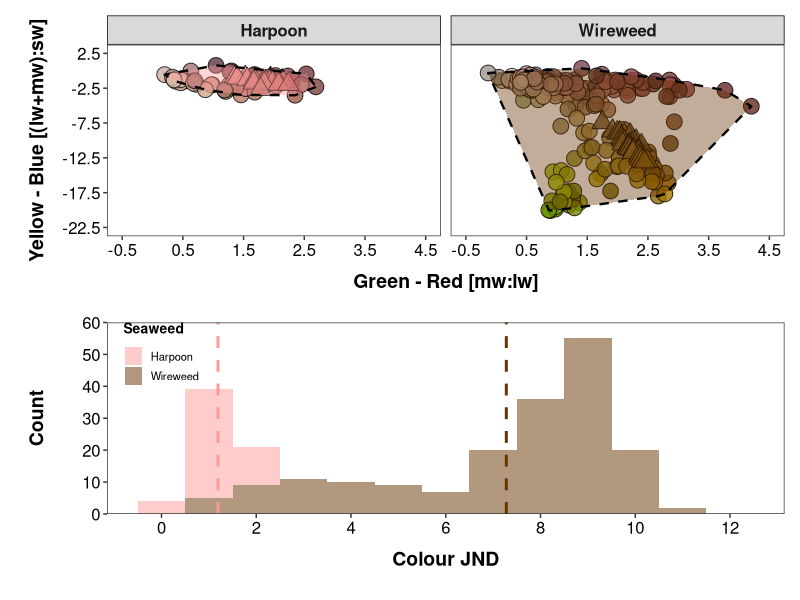

Write R code to recreate this figure.
# Loading the packages ---------------------------------------------------------

library(tidyverse)
library(readxl)
library(lme4)
library(lmerTest)
library(emmeans)
library(rstatix)
library(colorspace)
library(munsell)
library(ggfortify)
library(patchwork)

# Importing data ---------------------------------------------------------------

background_matching_data <-
  read_excel("background_matching_dataset.xlsx",
    sheet = 1,
    range = "A1:Q295")  |> 
  mutate(
    seaweed = factor(seaweed),
    type = factor(type))

## extracting LAB values to fill the points

LABdata_prawns <-
  with(background_matching_data[, c(15:17)], LAB(L, A, B))

## creating the data for the hull polygons around prawn data for each seaweed

hull_data_prawns <-
  background_matching_data |>
  filter(type == "prawn") |> 
  group_by(seaweed)  |> 
  slice(chull(rnl_x_mean, rnl_y_mean))

# Creating the plot of prawn colour diversity ----------------------------------

# Figure 2 (top plot)– Background colour matching of chameleon prawns (Hippolyte varians) against non-native seaweed host species. Colour variation of prawns sampled from pink harpoon weed Asparagopsis armata and brown wireweed Sargassum muticum in the receptor noise-limited (RNL).

seaweed_labs <- c("Harpoon", "Wireweed")
names(seaweed_labs) <- c("hw", "sm")

graph_colour_space_a <-
  ggplot() +
  geom_point(
    data = background_matching_data  |> 
           filter(type == "prawn"),
           aes(x = rnl_x_mean, y = rnl_y_mean),
           fill = hex(LABdata_prawns[c(1:184, 215:264), ], fix = TRUE),
           shape = 21, alpha = 0.8, size = 5) +
  geom_point(
    data = background_matching_data  |> 
           filter(type == "seaweed"),
           aes(x = rnl_x_mean, y = rnl_y_mean),
           fill = hex(LABdata_prawns[c(185:214, 265:294), ], fix = TRUE),
           shape = 24, alpha = 0.8, size = 5) +
  geom_polygon(
    data = hull_data_prawns,
    aes(x = rnl_x_mean, y = rnl_y_mean,
        fill = seaweed),
    alpha = 0.4, colour = "black", linetype = "dashed", linewidth = 0.8,
    show.legend = FALSE) +
  facet_grid(~ seaweed,
             labeller = labeller(seaweed = seaweed_labs)) 
  
graph_colour_space_b <-
  graph_colour_space_a +
  scale_x_continuous(
    name = "Green - Red [mw:lw]",
    breaks = seq(-0.5, 4.5, by = 1),
    labels = seq(-0.5, 4.5, by = 1),
    limits = c(-0.5, 4.5)) +
  scale_y_continuous(
    name = "Yellow - Blue [(lw+mw):sw]",
    breaks = seq(-22.5, 2.5, by = 5),
    labels = seq(-22.5, 2.5, by = 5),
    limits = c(-22.5, 2.5)) +
  scale_fill_manual(values=c("#FF9999", "#663300"))
  
graph_colour_space_c <-
  graph_colour_space_b +
  theme_bw() +
  theme(
    plot.margin = margin(0.2, 0.2, 0.2, 0.2, "cm"),
    axis.text.x = element_text(colour = "black", size = 12, hjust = 0.5),
    axis.text.y = element_text(colour = "black", size = 12),
    axis.title.x = element_text(
                   face = "bold", colour = "black",
                   size = 14, margin = margin(
                              t = 10, r = 20, b = 10, l = 20)),
    axis.title.y = element_text(
                   face = "bold", colour = "black",
                   size = 14, margin = margin(
                              t = 10, r = 10, b = 10, l = 10)),
    panel.grid.major = element_blank(),
    panel.grid.minor = element_blank(),
    strip.text.x = element_text(size = 12, face = "bold"),
    strip.background = element_rect(colour = "black", linewidth = 0.5),
    panel.spacing = unit(0.25, "cm"))

# Looking at prawn luminance between seaweeds ----------------------------------

background_matching_data  |> 
  filter(type == "prawn") |> 
  group_by(seaweed) |> 
  summarise(mean_luminance = mean(lum_mean),
            sd_luminance = sd(lum_mean))

var.test(log(lum_mean) ~ seaweed, 
         data = background_matching_data  |> 
         filter(type == "prawn"))

t.test(log(lum_mean) ~ seaweed, 
       data = background_matching_data  |> 
              filter(type == "prawn"),
       var.equal = TRUE)

# Calculating prawn JNDs against invasive seaweeds -----------------------------

# creating separate tables for prawns and seaweeds 

sargassum_data <-
  background_matching_data  |> 
  filter(seaweed == "sm", type == "seaweed")

prawn_sargassum_data <-
  background_matching_data |> 
  filter(seaweed == "sm", type == "prawn")

harpoon_data <-
  background_matching_data  |> 
  filter(seaweed == "hw", type == "seaweed")

prawn_harpoon_data <-
  background_matching_data  |> 
  filter(seaweed == "hw", type == "prawn")

# calculating the contrasts between each prawn and 30 algal fronds, and finally getting the mean

## Colour JNDs -----------------------------------------------------------------

### Sargassum ------------------------------------------------------------------

jnd_total_sargassum_colour <- rep(NA, dim(prawn_sargassum_data)[1])

for (i in 1:dim(prawn_sargassum_data)[1])
{
  jnd_individual_sargassum_colour <- rep(NA, dim(sargassum_data)[1])
  for (j in 1:dim(sargassum_data)[1])
  {
    jnd_individual_sargassum_colour[j] <-
      sqrt(((prawn_sargassum_data$rnl_x_mean[i] - 
             sargassum_data$rnl_x_mean[j])^2) +
          ((prawn_sargassum_data$rnl_y_mean[i] - 
            sargassum_data$rnl_y_mean[j])^2))
  }
  jnd_total_sargassum_colour[i] <- mean(jnd_individual_sargassum_colour)
}

### Harpoon --------------------------------------------------------------------

jnd_total_harpoon_colour <- rep(NA, dim(prawn_harpoon_data)[1])

for (i in 1:dim(prawn_harpoon_data)[1])
{
  jnd_individual_harpoon_colour <- rep(NA, dim(harpoon_data)[1])
  for (j in 1:dim(harpoon_data)[1])
  {
    jnd_individual_harpoon_colour[j] <-
      sqrt(((prawn_harpoon_data$rnl_x_mean[i] - 
             harpoon_data$rnl_x_mean[j])^2) +
           ((prawn_harpoon_data$rnl_y_mean[i] - 
             harpoon_data$rnl_y_mean[j])^2))
  }
  jnd_total_harpoon_colour[i] <- mean(jnd_individual_harpoon_colour)
}

## Luminance JNDs --------------------------------------------------------------

### Sargassum ------------------------------------------------------------------

jnd_total_sargassum_luminance <- rep(NA, dim(prawn_sargassum_data)[1])

for (i in 1:dim(prawn_sargassum_data)[1])
{
  jnd_individual_sargassum_luminance <- rep(NA, dim(sargassum_data)[1])
  for (j in 1:dim(sargassum_data)[1])
  {
    jnd_individual_sargassum_luminance[j] <-
      abs(log((prawn_sargassum_data |> 
               select(lum_mean) |> 
               pull() |> 
               nth(i) /
               sargassum_data$lum_mean[j]))/0.05)
  }
  jnd_total_sargassum_luminance[i] <- mean(jnd_individual_sargassum_luminance)
}

### Harpoon --------------------------------------------------------------------

jnd_total_harpoon_luminance <- rep(NA, dim(prawn_harpoon_data)[1])

for (i in 1:dim(prawn_harpoon_data)[1])
{
  jnd_individual_harpoon_luminance <- rep(NA, dim(harpoon_data)[1])
  for (j in 1:dim(harpoon_data)[1])
  {
    jnd_individual_harpoon_luminance[j] <-
      abs(log((prawn_harpoon_data |> 
                 select(lum_mean) |> 
                 pull() |> 
                 nth(i) /
                 harpoon_data$lum_mean[j]))/0.05)
  }
  jnd_total_harpoon_luminance[i] <- mean(jnd_individual_harpoon_luminance)
}

## Combining data --------------------------------------------------------------

prawn_sargassum_data_b <-
  prawn_sargassum_data  |> 
  mutate(jnd_colour = jnd_total_sargassum_colour,
         jnd_luminance = jnd_total_sargassum_luminance)

prawn_harpoon_data_b <-
  prawn_harpoon_data  |> 
  mutate(jnd_colour = jnd_total_harpoon_colour,
         jnd_luminance = jnd_total_harpoon_luminance)

background_matching_data_final <-
  bind_rows(
    prawn_sargassum_data_b,
    prawn_harpoon_data_b)

# calculating the mean JNDs for prawns against each exotic seaweed

mean_jnd_sargassum <-
  prawn_sargassum_data_b  |> 
  dplyr::summarise(jnd_colour_mean = mean(jnd_colour),
                   jnd_luminance_mean = mean(jnd_luminance))

mean_jnd_harpoon <-
  prawn_harpoon_data_b  |> 
  dplyr::summarise(jnd_colour_mean = mean(jnd_colour),
                   jnd_luminance_mean = mean(jnd_luminance))

# Creating the plot of prawn JNDs -----------------------------------------

# Figure 2 (bottom plot)– Background colour matching of chameleon prawns (Hippolyte varians) against non-native seaweed host species. Frequency distribution of the chromatic just-noticeable differences (JNDs) calculated as the Euclidean distances between prawn and seaweeds (harpoon or wireweed). 

graph_jnd_colour_seaweeds <-
  ggplot(
    background_matching_data_final,
    aes(x = jnd_colour, fill = seaweed, alpha = seaweed)) +
  geom_histogram(binwidth = 1, alpha = 0.5) +
  scale_x_continuous(
    name = "Colour JND",
    breaks = c(0, 2, 4, 6, 8, 10, 12),
    limits = c(-0.5, 12.5))+
  scale_y_continuous(
    name = "Count",
    breaks = c(0, 10, 20, 30, 40, 50, 60),
    limits = c(0, 60),
    expand = expansion(mult = 0, add = 0)) +
  scale_fill_manual(
    name = "Seaweed",
    labels = c("Harpoon", "Wireweed"),
    values = c("#FF9999", "#663300")) +
  geom_vline(
    data = mean_jnd_sargassum,
    aes(xintercept = jnd_colour_mean), colour = "#663300",
    linewidth = 1, linetype = "dashed") +
  geom_vline(
    data = mean_jnd_harpoon,
    aes(xintercept = jnd_colour_mean), colour = "#FF9999",
    linewidth = 1, linetype = "dashed") +
  theme_bw() +
  theme(
    plot.margin = margin(0.2, 0.2, 0.2, 0.2, "cm"),
    axis.text.x = element_text(colour = "black", size = 12, hjust = 0.5),
    axis.text.y = element_text(colour = "black", size = 12),
    axis.title.x = element_text(
                   face = "bold", colour = "black",
                   size = 14, margin = margin(
                              t = 10, r = 20, b = 10, l = 20)),
    axis.title.y = element_text(
                   face = "bold", colour = "black",
                   size = 14, margin = margin(
                              t = 10, r = 10, b = 10, l = 10)),
    legend.position = "inside",
    legend.position.inside = c(0.08, 0.84),
    legend.title = element_text(size = 10, face = "bold",
                                margin = margin(b = 8)),
    legend.text = element_text(size = 8),
    legend.spacing.y = unit(0, "cm"),
    legend.key.size = unit(0.5, "cm"),
    legend.background = element_rect(fill = "transparent"),
    panel.grid.major = element_blank(),
    panel.grid.minor = element_blank()) +
  guides(fill = guide_legend(
    byrow = TRUE,
    override.aes = list(size = 4)))

# Combining the colour space and JND plots to compose Figure 2   ---------------

final_figure_bm_seaweeds <-
  graph_colour_space_c +
  graph_jnd_colour_seaweeds +
  plot_layout(ncol = 1)

ggsave("Figure 2.png",
  final_figure_bm_seaweeds,
  height = 22.5, width = 20, units = "cm", dpi = 600)

# Calculating mean and sd of prawn JNDs against invasive seaweeds --------------

background_matching_data_final  |> 
  filter(type == "prawn")  |> 
  group_by(seaweed) |> 
  summarise(
    mean_jnd_colour = mean(jnd_colour),
    sd_jnd_colour = sd(jnd_colour),
    mean_jnd_luminance = mean(jnd_luminance),
    sd_jnd_luminance = sd(jnd_luminance)) |>
  as.data.frame()
